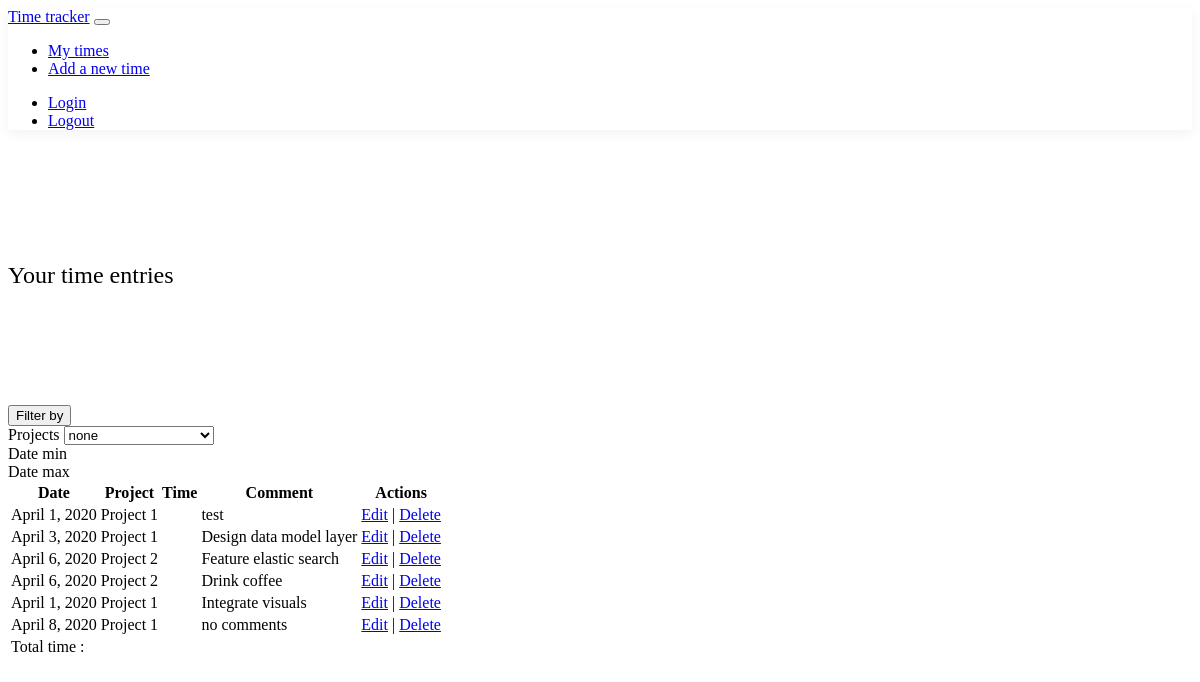
Screenshot of / (signed in) with the database file from the repository.
### timetracker/models.py (models this page shows, shortened)
class TimeEntry(models.Model):
    user = models.ForeignKey(User, on_delete=models.CASCADE)
    project = models.ForeignKey(Project, on_delete=models.CASCADE)
    date = models.DateField('work on date', default=timezone.now)
    duration = models.IntegerField('work duration in seconds', default=0)
    comment = models.TextField('optionnal comment', default="")

class Project(models.Model):
    name = models.CharField(max_length=200, default="noname")
    def __str__(self):
        return self.name

### timetracker/views.py (the view)
# urls.py: path('', views.IndexView.as_view(), name='index'),
class IndexView(generic.ListView):
    template_name = 'timetracker/index.html'
    context_object_name = 'timeentrys'
    def get_queryset(self):
        user = None
        if self.request.user.is_authenticated:
            user = self.request.user
        time_entrys = TimeEntry.objects.filter(user=user)
        project_id = self.request.GET.get('project_id')
        if project_id and len(project_id) > 0:
            project_id = int(project_id)
            time_entrys = time_entrys.filter(project_id=project_id)
        date_min = self.request.GET.get('date_min')
        if date_min and len(date_min) > 0:
            time_entrys = time_entrys.filter(date__gte=date_min)
        date_max = self.request.GET.get('date_max')
        if date_max and len(date_max) > 0:
            time_entrys = time_entrys.filter(date__lte=date_max)
        total = 0
        for time_entry in time_entrys:
            total += time_entry.duration
        self.extra_context = {"total": total,
                              "project_id": project_id,
                              "date_min": date_min,
                              "date_max": date_max,
                              "projects": Project.objects.all()}
        return time_entrys.order_by('-id')

### timetracker/templates/timetracker/index.html (shortened to what this page needs)
{% extends 'timetracker/base.html' %}
{% block main %}
    <section class="jumbotron text-center">
        <div class="container">
            <h1 class="jumbotron-heading">Your time entries</h1>
        </div>
    </section>
    <div class="py-5 bg-light">
        <div class="container">
            <form method="get" action="/" class="form-inline">
                <button type="submit" class="btn btn-primary mt-2 mr-4 ml-0">Filter by</button>
                <div class="form-group mr-3">
                    <label for="select-project" class="mr-3">Projects</label>
                    <select class="form-control my-1 mr-sm-2" id="select-project" name="project_id" style="min-width: 150px">
                        <option value="">none</option>
                    </select>
                </div>
                <div class="form-group mr-4">
                    <label for="select-project" class="mr-3">Date min</label>
                </div>
                <div class="form-group mr-4">
                    <label for="select-project" class="mr-3">Date max</label>
                </div>
            </form>
            <table class="table">
                <thead>
                <tr>
                    <th>Date</th>
                    <th>Project</th>
                    <th>Time</th>
                    <th>Comment</th>
                    <th>Actions</th>
                </tr>
                </thead>
                <tbody>
                {% for timeentry in timeentrys %}
                    <tr>
                        <td>{{ timeentry.date }}</td>
                        <td>{{ timeentry.project }}</td>
                        <td>
                        </td>
                        <td>{{ timeentry.comment }}</td>
                        <td>
                            <a href="/edit/{{ timeentry.id }}">Edit</a> |
                            <a href="/remove/{{ timeentry.id }}"
                               onclick="if (!confirm('confirm remove ?')) return false">Delete</a>
                        </td>
                    </tr>
                {% endfor %}
                </tbody>
                <tfoot>
                <tr>
                    <td colspan="7">
                        Total time :
                    </td>
                </tr>
                </tfoot>
            </table>
        </div>
    </div>
{% endblock %}

### timetracker/templates/timetracker/base.html (shortened to what this page needs)
<!DOCTYPE html>
<html lang=en>
<head>
    {% load static %}
    <link rel="stylesheet"
          href="https://unpkg.com/bootstrap-material-design@4.1.1/dist/css/bootstrap-material-design.min.css"
>
</head>
<body>
<header>
    <nav class="navbar navbar-expand-lg navbar-dark bg-dark box-shadow">
        <a class="navbar-brand" href="/">Time tracker</a>
        <button class="navbar-toggler" type="button" data-toggle="collapse" data-target="#navbarSupportedContent"
                aria-controls="navbarSupportedContent" aria-expanded="false" aria-label="Toggle navigation">
        </button>
        <div class="collapse navbar-collapse" id="navbarSupportedContent">
            <ul class="navbar-nav mr-auto">
                <li class="nav-item">
                    <a class="nav-link" href="/">My times</a>
                </li>
                <li class="nav-item">
                    <a class="nav-link" href="/add/">Add a new time</a>
                </li>
            </ul>
            <ul class="navbar-nav ml-auto">
                <li class="nav-item">
                    <a class="nav-link" href="/login/">Login</a>
                </li>
                <li class="nav-item">
                    <a class="nav-link" href="/logout/">Logout</a>
                </li>
            </ul>
        </div>
    </nav>
</header>
<main role="main" id="app">
    {% block main %}
    {% endblock %}
</main>
{% load static %}
</body>
</html>

### timetracker/templates/timetracker/base.html (style rules this page uses)
:root { --jumbotron-padding-y: 3rem; }
.jumbotron { padding-top: var(--jumbotron-padding-y); padding-bottom: var(--jumbotron-padding-y); margin-bottom: 0; background-color: #fff; }
@media (min-width: 768px) { .jumbotron { padding-top: calc(var(--jumbotron-padding-y) * 2); padding-bottom: calc(var(--jumbotron-padding-y) * 2); } }
.jumbotron-heading { font-weight: 300; }
.jumbotron .container { max-width: 40rem; }
.box-shadow { box-shadow: 0 .25rem .75rem rgba(0, 0, 0, .05); }

### rows the page displays
TimeEntry: date "April 1, 2020", project "Project 1", comment "test"
TimeEntry: date "April 3, 2020", project "Project 1", comment "Design data model layer"
TimeEntry: date "April 6, 2020", project "Project 2", comment "Feature elastic search"
TimeEntry: date "April 6, 2020", project "Project 2", comment "Drink coffee"
TimeEntry: date "April 1, 2020", project "Project 1", comment "Integrate visuals"
TimeEntry: date "April 8, 2020", project "Project 1", comment "no comments"
